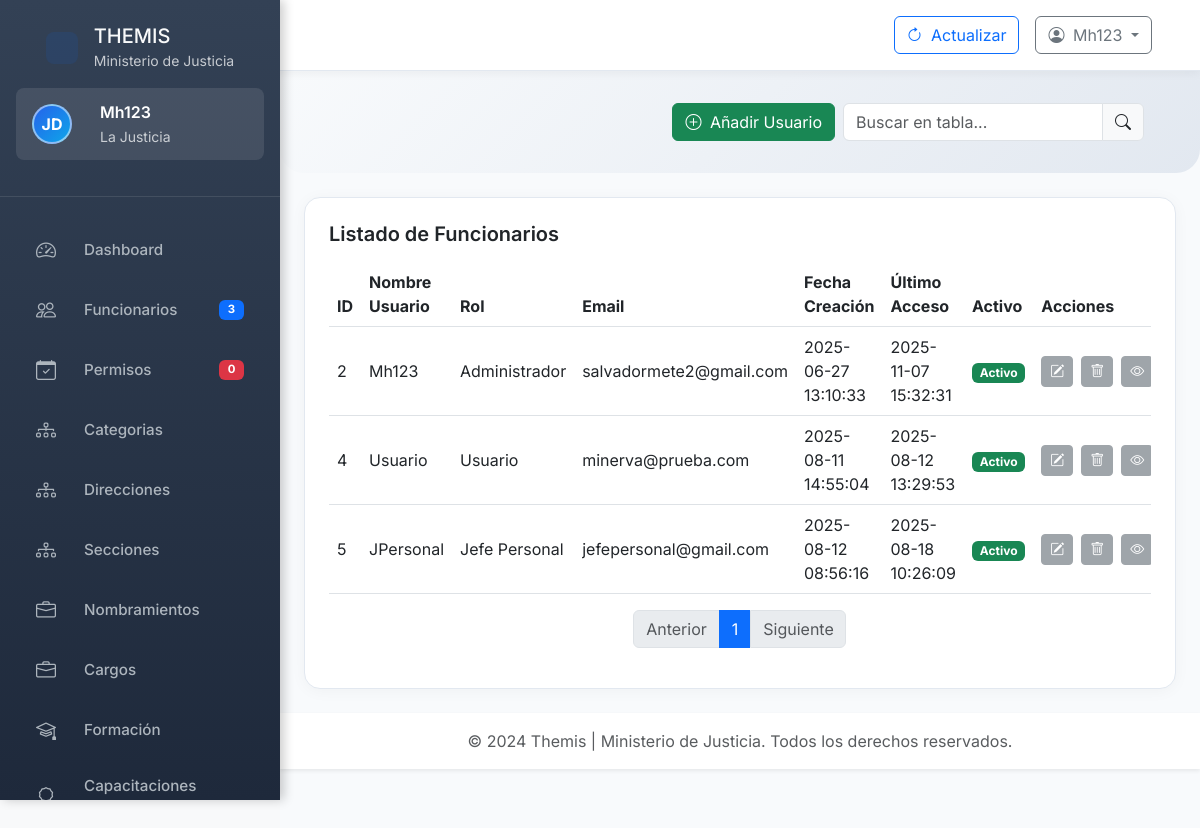
The app's page /administrador/usuarios.php (signed in) with its own data.
### tables this page shows
CREATE TABLE tbl_usuarios (
    ID_Usuario INT AUTO_INCREMENT PRIMARY KEY,
    Nombre_Usuario VARCHAR(50) NOT NULL UNIQUE,
    Contrasena_Hash VARCHAR(255) NOT NULL,
    Rol_Usuario ENUM(
        'Administrador','Recursos Humanos','Jefe Personal',
        'Auditor','Secretaria','Usuario'
    ) NOT NULL,
    Nombre VARCHAR(100),
    Apellidos VARCHAR(100),
    Email_Contacto VARCHAR(100) NOT NULL,
    Fecha_Creacion DATETIME DEFAULT CURRENT_TIMESTAMP,
    Ultimo_Acceso DATETIME NULL,
    Activo TINYINT(1) DEFAULT 1
);

### administrador/usuarios.php (the view, shortened to what this page needs)
<?php
include_once '../includes/header.php';
?>
<body>
    <div class="container-fluid p-0">
        <div class="row g-0">
            <?php
            include_once '../includes/silebar_admin.php';
            ?>
            <div class="main-content" id="mainContent">
                <div class="header-section">
                    <div class="row align-items-center">
                        <div class="col-md-12 text-md-end mt-3 mt-md-0">
                            <div class="d-flex justify-content-md-end align-items-center gap-2 flex-wrap justify-content-center">
                                <button class="btn btn-success" data-bs-toggle="modal" data-bs-target="#addFuncionarioModal">
                                    <i class="bi bi-plus-circle me-1"></i> Añadir Usuario
                                </button>
                                <div class="input-group" style="width: auto;">
                                    <input type="text" class="form-control" id="liveSearchInput" placeholder="Buscar en tabla...">
                                    <span class="input-group-text"><i class="bi bi-search"></i></span>
                                </div>
                            </div>
                        </div>
                    </div>
                </div>
                <div class="container-fluid px-4">
                    <div class="table-custom mb-4 p-4">
                        <div class="d-flex justify-content-between align-items-center mb-3">
                            <h5 class="mb-0 fw-semibold">Listado de Funcionarios</h5>
                        </div>
                        <div class="table-responsive">
                            <?php
                            try {
                                $pdo = new PDO($dsn, $user, $pass, $options);
                            } catch (PDOException $e) {
                                die("Error de conexión: " . $e->getMessage());
                            }
                            $sql = "SELECT ID_Usuario, Nombre_Usuario, Rol_Usuario, Email_Contacto, Fecha_Creacion, Ultimo_Acceso, Activo FROM tbl_usuarios ORDER BY ID_Usuario ASC";
                            $stmt = $pdo->query($sql);
                            $usuarios = $stmt->fetchAll();
                            ?>
                            <table class="table table-hover align-middle mb-0" id="funcionariosTable">
                                <thead>
                                    <tr>
                                        <th>ID</th>
                                        <th>Nombre Usuario</th>
                                        <th>Rol</th>
                                        <th>Email</th>
                                        <th>Fecha Creación</th>
                                        <th>Último Acceso</th>
                                        <th>Activo</th>
                                        <th>Acciones</th>
                                    </tr>
                                </thead>
                                <tbody id="funcionariosTableBody">
                                    <?php foreach ($usuarios as $u): ?>
                                        <tr>
                                            <td><?= htmlspecialchars($u['ID_Usuario']) ?></td>
                                            <td><?= htmlspecialchars($u['Nombre_Usuario']) ?></td>
                                            <td><?= htmlspecialchars($u['Rol_Usuario']) ?></td>
                                            <td><?= htmlspecialchars($u['Email_Contacto']) ?></td>
                                            <td><?= htmlspecialchars($u['Fecha_Creacion']) ?></td>
                                            <td><?= $u['Ultimo_Acceso'] ? htmlspecialchars($u['Ultimo_Acceso']) : '<em>No registrado</em>' ?></td>
                                            <td>
                                                <?php if ($u['Activo']): ?>
                                                    <span class="badge bg-success">Activo</span>
                                                <?php else: ?>
                                                    <span class="badge bg-danger">Inactivo</span>
                                                <?php endif; ?>
                                            </td>
                                            <td>
                                                <div class="d-flex gap-2">
                                                    <button class="btn btn-sm btn-secondary disabled" title="Editar"><i class="bi bi-pencil-square"></i></i></button>
                                                    <?php if ($_SESSION['Rol_Usuario'] !== 'Usuario'): ?>
                                                        <button class="btn btn-sm btn-secondary disabled" title="Eliminar"><i class="bi bi-trash"></i></button>
                                                    <?php endif; ?>
                                                    <button class="btn btn-sm btn-secondary disabled" title="Detalles"><i class="bi bi-eye"></i></button>
                                                </div>
                                            </td>
                                        </tr>
                                    <?php endforeach; ?>
                                </tbody>
                            </table>
                        </div>
                        <nav aria-label="Page navigation example" class="mt-3">
                            <ul class="pagination justify-content-center" id="paginationControls">
                            </ul>
                        </nav>
                    </div>
                </div>
                <footer class="footer bg-white shadow-sm py-3 mt-auto">
                    <div class="container-fluid text-center">
                        <span class="text-muted">© 2024 Themis | Ministerio de Justicia. Todos los derechos reservados.</span>
                    </div>
                </footer>
            </div>
        </div>
    </div>
    <?php
    include_once '../includes/footer.php';
    ?>

### includes/header.php (style rules this page uses)
:root { --primary-color: #2563eb; --secondary-color: #475569; --accent-color: #0ea5e9; --success-color: #059669; --warning-color: #d97706; --danger-color: #dc2626; --dark-color: #1e293b; --light-color: #f8fafc; --border-color: #e2e8f0; --sidebar-bg: #334155; --sidebar-hover: #475569; --sidebar-width-desktop: 280px; --sidebar-width-tablet: 240px; --sidebar-width-mobile: 100%; }
body { background-color: #f1f5f9; font-family: 'Inter', 'Segoe UI', Tahoma, Geneva, Verdana, sans-serif; margin: 0; padding: 0; overflow-x: hidden; }
.main-content { margin-left: var(--sidebar-width-desktop); background-color: #f8fafc; min-height: 100vh; transition: all 0.3s ease; width: calc(100% - var(--sidebar-width-desktop)); }
.header-section { background: linear-gradient(135deg, #f8fafc 0%, #e2e8f0 100%); color: var(--dark-color); padding: 32px; margin-bottom: 24px; border-radius: 0 0 24px 24px; }
.table-custom { background: white; border-radius: 16px; overflow: hidden; box-shadow: 0 2px 16px rgba(0, 0, 0, 0.04); border: 1px solid var(--border-color); overflow-x: auto; }
.table-custom thead { background: linear-gradient(135deg, #f8fafc 0%, #e2e8f0 100%); color: var(--dark-color); }
.container-fluid { padding-left: 0; padding-right: 0; }
@media (min-width: 1200px) { .main-content { margin-left: var(--sidebar-width-desktop); width: calc(100% - var(--sidebar-width-desktop)); } }
.main-content * { max-width: 100%; box-sizing: border-box; }
* { transition: margin 0.3s ease, width 0.3s ease, padding 0.3s ease; }
body { font-family: 'Inter', sans-serif; background-color: #f8f9fa; }

### records on screen
tbl_usuarios: ID_Usuario "2", Nombre_Usuario "Mh123", Rol_Usuario "Administrador", Email_Contacto "salvadormete2@gmail.com", Fecha_Creacion "2025-06-27 13:10:33", Ultimo_Acceso "2025-11-07 15:32:31", Activo "Activo"
tbl_usuarios: ID_Usuario "4", Nombre_Usuario "Usuario", Rol_Usuario "Usuario", Email_Contacto "minerva@prueba.com", Fecha_Creacion "2025-08-11 14:55:04", Ultimo_Acceso "2025-08-12 13:29:53", Activo "Activo"
tbl_usuarios: ID_Usuario "5", Nombre_Usuario "JPersonal", Rol_Usuario "Jefe Personal", Email_Contacto "jefepersonal@gmail.com", Fecha_Creacion "2025-08-12 08:56:16", Ultimo_Acceso "2025-08-18 10:26:09", Activo "Activo"

### other values on screen
$nombre_usuario "Mh123"
$dashboardData['totalFuncionarios'] "3"
$dashboardData['permisosPendientes'] "0"
